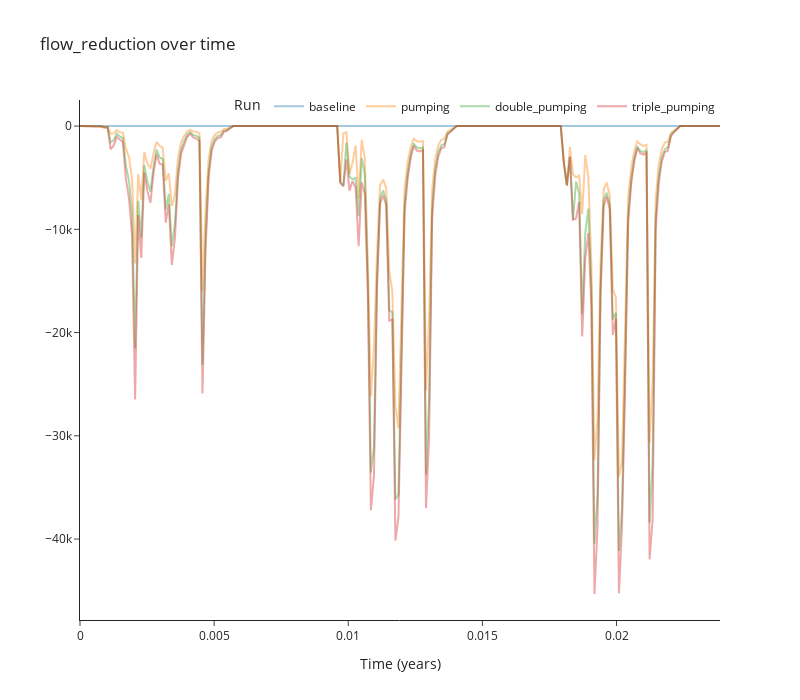

Notebook cell for this chart:
### Code cell
utils.plot_variable_for_each_run("flow_reduction", runs)

### Figure 1 — Plotly figure (JSON) as saved in the notebook; plotly's stock layout.template omitted (floating-point values rounded to 4 significant figures; data arrays with more than 128 entries replaced by an {"elided": "..."} marker saying what was removed)
{"data": [{"hovertemplate": "Run=baseline<br>time=%{x}<br>flow_reduction=%{y}<extra></extra>", "legendgroup": "baseline", "line": {"color": "#1F77B4", "dash": "solid"}, "marker": {"symbol": "circle"}, "mode": "lines", "name": "baseline", "opacity": 0.4, "orientation": "h", "showlegend": true, "type": "scatter", "x": {"elided": "210 float values"}, "xaxis": "x", "y": {"elided": "210 int values"}, "yaxis": "y"}, {"hovertemplate": "Run=pumping<br>time=%{x}<br>flow_reduction=%{y}<extra></extra>", "legendgroup": "pumping", "line": {"color": "#FF7F0E", "dash": "solid"}, "marker": {"symbol": "circle"}, "mode": "lines", "name": "pumping", "opacity": 0.4, "orientation": "h", "showlegend": true, "type": "scatter", "x": {"elided": "210 float values"}, "xaxis": "x", "y": {"elided": "210 float values"}, "yaxis": "y"}, {"hovertemplate": "Run=double_pumping<br>time=%{x}<br>flow_reduction=%{y}<extra></extra>", "legendgroup": "double_pumping", "line": {"color": "#2CA02C", "dash": "solid"}, "marker": {"symbol": "circle"}, "mode": "lines", "name": "double_pumping", "opacity": 0.4, "orientation": "h", "showlegend": true, "type": "scatter", "x": {"elided": "210 float values"}, "xaxis": "x", "y": {"elided": "210 float values"}, "yaxis": "y"}, {"hovertemplate": "Run=triple_pumping<br>time=%{x}<br>flow_reduction=%{y}<extra></extra>", "legendgroup": "triple_pumping", "line": {"color": "#D62728", "dash": "solid"}, "marker": {"symbol": "circle"}, "mode": "lines", "name": "triple_pumping", "opacity": 0.4, "orientation": "h", "showlegend": true, "type": "scatter", "x": {"elided": "210 float values"}, "xaxis": "x", "y": {"elided": "210 float values"}, "yaxis": "y"}], "layout": {"height": 700, "legend": {"orientation": "h", "title": {"text": "Run"}, "tracegroupgap": 0, "x": 1, "xanchor": "right", "y": 0.96, "yanchor": "bottom"}, "showlegend": true, "title": {"text": "flow_reduction over time"}, "width": 800, "xaxis": {"anchor": "y", "domain": [0, 1], "title": {"text": "Time (years)"}}, "yaxis": {"anchor": "x", "domain": [0, 1], "title": {}}}}
